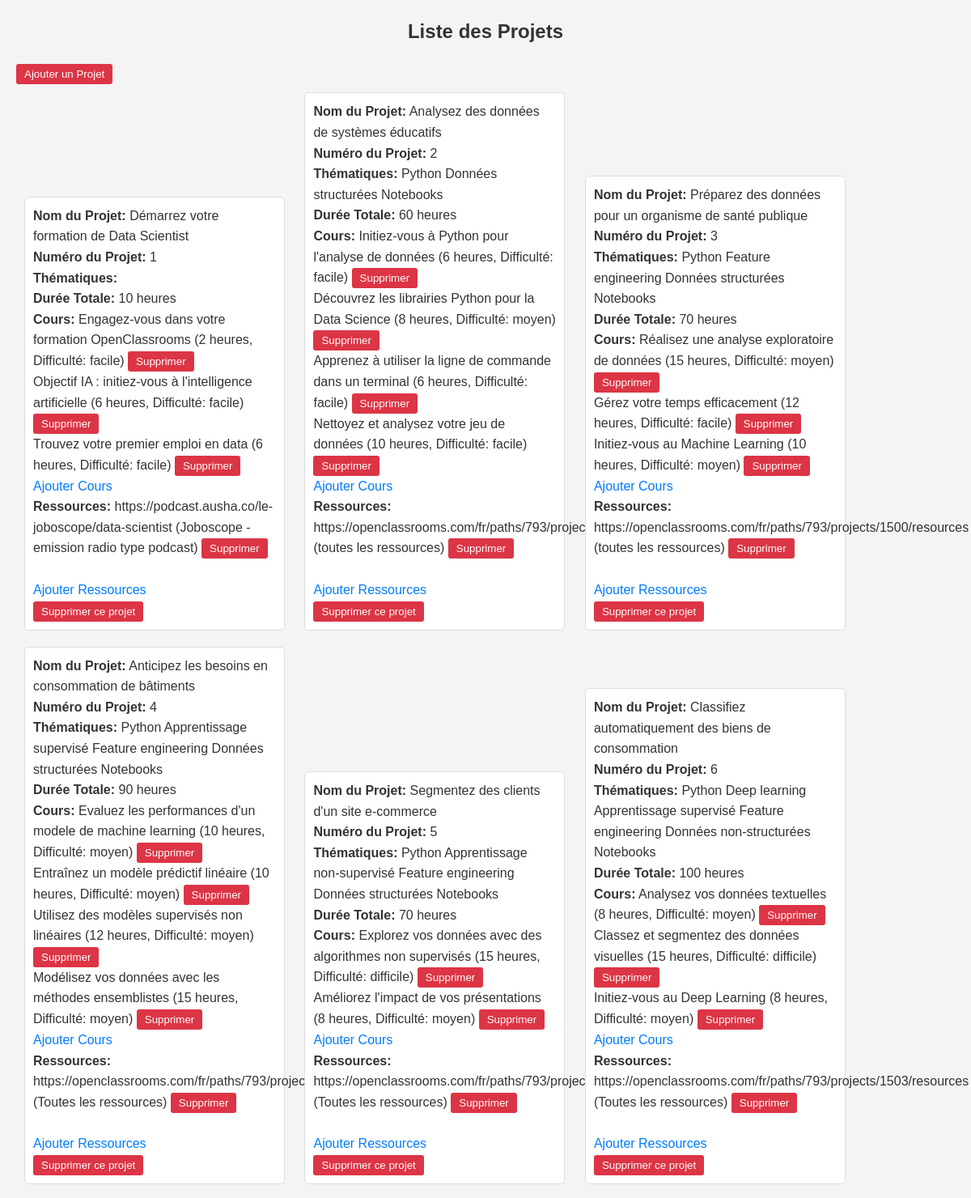
The page / (upper part) on the database its author committed.
### app.py (models this page shows)
class Projet(db.Model):
    id = db.Column(db.Integer, primary_key=True)
    nom_projet = db.Column(db.String(255), nullable=False)
    numero_projet = db.Column(db.String(50), nullable=False)
    thematiques = db.relationship('Thematique', secondary='projet_thematique', back_populates='projets')
    cours = db.relationship('Cours', backref='projet', lazy=True)
    ressources = db.relationship('Ressource', backref='projet', lazy=True)
    duree_totale = db.Column(db.Integer, default=0)  # Champ pour la durée totale du projet

class Cours(db.Model):
    id = db.Column(db.Integer, primary_key=True)
    nom_cours = db.Column(db.String(255), nullable=False)
    lien_cours = db.Column(db.String(255), nullable=False)
    duree_cours = db.Column(db.Integer, nullable=False)
    difficulte_cours = db.Column(db.String(20), nullable=False)
    projet_id = db.Column(db.Integer, db.ForeignKey('projet.id'), nullable=False)

class Ressource(db.Model):
    id = db.Column(db.Integer, primary_key=True)
    lien_ressource = db.Column(db.String(255), nullable=False)
    commentaire_ressource = db.Column(db.Text)
    projet_id = db.Column(db.Integer, db.ForeignKey('projet.id'), nullable=False)

class Thematique(db.Model):
    id = db.Column(db.Integer, primary_key=True)
    nom_thematique = db.Column(db.String(50), nullable=False, unique=True)
    projets = db.relationship('Projet', secondary='projet_thematique', back_populates='thematiques')

### app.py (the view)
@app.route('/')
def index():
    projets = Projet.query.all()
    return render_template('index.html', projets=projets)

### templates/index.html (shortened to what this page needs)
<!DOCTYPE html>
<html lang="en">
<head>
    <link rel="stylesheet" href="{{ url_for('static', filename='css/styles.css') }}">
</head>
<body>
    <h1>Liste des Projets</h1>
    <a href="{{ url_for('ajouter_projet') }}">
        <button type="button">Ajouter un Projet</button>
    </a>
    <ul>
        {% for projet in projets %}
            <li>
                <strong>Nom du Projet:</strong> {{ projet.nom_projet }}<br>
                <strong>Numéro du Projet:</strong> {{ projet.numero_projet }}<br>
                <strong>Thématiques:</strong>
                {% for thematique in projet.thematiques %}
                    {{ thematique.nom_thematique }}
                {% endfor %}
                <br>
                <strong>Durée Totale:</strong> {{ projet.duree_totale }} heures<br>
                <strong>Cours:</strong>
                {% for cours in projet.cours %}
                    {{ cours.nom_cours }} ({{ cours.duree_cours }} heures, Difficulté: {{ cours.difficulte_cours }})
                    <form method="post" action="{{ url_for('supprimer_cours', cours_id=cours.id) }}" style="display: inline;">
                        <button type="submit">Supprimer</button>
                    </form><br>
                {% endfor %}
                <a href="{{ url_for('ajouter_cours', projet_id=projet.id) }}">Ajouter Cours</a>
                <br>
                <strong>Ressources:</strong>
                {% for ressource in projet.ressources %}
                    {{ ressource.lien_ressource }} ({{ ressource.commentaire_ressource }})
                    <form method="post" action="{{ url_for('supprimer_ressource', ressource_id=ressource.id) }}" style="display: inline;">
                        <button type="submit">Supprimer</button>
                    </form><br>
                {% endfor %}
                <br>
                <a href="{{ url_for('ajouter_ressource', projet_id=projet.id) }}">Ajouter Ressources</a>
                <br>
                <form method="post" action="{{ url_for('supprimer_projet', projet_id=projet.id) }}" style="display: inline;">
                    <button type="submit" style="background-color: #dc3545; color: #fff;">Supprimer ce projet</button>
                </form>
            </li>
        {% endfor %}
    </ul>
</body>
</html>

### static/css/styles.css (style rules this page uses)
body, h1, ul, li, button { margin: 0; padding: 0; }
body { font-family: 'Arial', sans-serif; line-height: 1.6; background-color: #f4f4f4; color: #333; padding: 20px; }
h1 { font-size: 24px; margin-bottom: 20px; }
ul { list-style: none; }
li { background-color: #fff; border: 1px solid #ddd; margin-bottom: 15px; padding: 15px; border-radius: 5px; }
button { background-color: #007bff; color: #fff; border: none; padding: 10px 15px; cursor: pointer; border-radius: 5px; }
a { color: #007bff; text-decoration: none; margin-right: 10px; }
ul { list-style: none; padding: 0; }
li { border: 1px solid #ddd; margin: 10px; padding: 10px; width: 300px; display: inline-block; }
button { background-color: #dc3545; color: #fff; border: none; padding: 5px 10px; border-radius: 3px; cursor: pointer; }
h1 { text-align: center; }

### rows shown on the page
Projet: nom_projet "Démarrez votre formation de Data Scientist", numero_projet "1", duree_totale "10"
Cours: nom_cours "Engagez-vous dans votre formation OpenClassrooms", duree_cours "2", difficulte_cours "facile"
Cours: nom_cours "Objectif IA : initiez-vous à l'intelligence artificielle", duree_cours "6", difficulte_cours "facile"
Cours: nom_cours "Trouvez votre premier emploi en data", duree_cours "6", difficulte_cours "facile"
Ressource: lien_ressource "https://podcast.ausha.co/le-joboscope/data-scientist", commentaire_ressource "Joboscope - emission radio type podcast"
Projet: nom_projet "Analysez des données de systèmes éducatifs", numero_projet "2", duree_totale "60"
Thematique: nom_thematique "Python"
Thematique: nom_thematique "Données structurées"
Thematique: nom_thematique "Notebooks"
Cours: nom_cours "Initiez-vous à Python pour l'analyse de données", duree_cours "6", difficulte_cours "facile"
Cours: nom_cours "Découvrez les librairies Python pour la Data Science", duree_cours "8", difficulte_cours "moyen"
Cours: nom_cours "Apprenez à utiliser la ligne de commande dans un terminal", duree_cours "6", difficulte_cours "facile"
Cours: nom_cours "Nettoyez et analysez votre jeu de données", duree_cours "10", difficulte_cours "facile"
Ressource: lien_ressource "https://openclassrooms.com/fr/paths/793/projects/1499/resources", commentaire_ressource "toutes les ressources"
Projet: nom_projet "Préparez des données pour un organisme de santé publique", numero_projet "3", duree_totale "70"
Thematique: nom_thematique "Feature engineering"
Cours: nom_cours "Réalisez une analyse exploratoire de données", duree_cours "15", difficulte_cours "moyen"
Cours: nom_cours "Gérez votre temps efficacement", duree_cours "12", difficulte_cours "facile"
Cours: nom_cours "Initiez-vous au Machine Learning", duree_cours "10", difficulte_cours "moyen"
Ressource: lien_ressource "https://openclassrooms.com/fr/paths/793/projects/1500/resources", commentaire_ressource "toutes les ressources"
Projet: nom_projet "Anticipez les besoins en consommation de bâtiments", numero_projet "4", duree_totale "90"
Thematique: nom_thematique "Apprentissage supervisé"
Cours: nom_cours "Evaluez les performances d'un modele de machine learning", duree_cours "10", difficulte_cours "moyen"
Cours: nom_cours "Entraînez un modèle prédictif linéaire", duree_cours "10", difficulte_cours "moyen"
Cours: nom_cours "Utilisez des modèles supervisés non linéaires", duree_cours "12", difficulte_cours "moyen"
Cours: nom_cours "Modélisez vos données avec les méthodes ensemblistes", duree_cours "15", difficulte_cours "moyen"
Ressource: lien_ressource "https://openclassrooms.com/fr/paths/793/projects/1501/resources", commentaire_ressource "Toutes les ressources"
Projet: nom_projet "Segmentez des clients d'un site e-commerce", numero_projet "5", duree_totale "70"
Thematique: nom_thematique "Apprentissage non-supervisé"
Cours: nom_cours "Explorez vos données avec des algorithmes non supervisés", duree_cours "15", difficulte_cours "difficile"
Cours: nom_cours "Améliorez l'impact de vos présentations", duree_cours "8", difficulte_cours "moyen"
Ressource: lien_ressource "https://openclassrooms.com/fr/paths/793/projects/1502/resources", commentaire_ressource "Toutes les ressources"
Projet: nom_projet "Classifiez automatiquement des biens de consommation", numero_projet "6", duree_totale "100"
Thematique: nom_thematique "Deep learning"
Thematique: nom_thematique "Données non-structurées"
Cours: nom_cours "Analysez vos données textuelles", duree_cours "8", difficulte_cours "moyen"
Cours: nom_cours "Classez et segmentez des données visuelles", duree_cours "15", difficulte_cours "difficile"
Cours: nom_cours "Initiez-vous au Deep Learning", duree_cours "8", difficulte_cours "moyen"
Ressource: lien_ressource "https://openclassrooms.com/fr/paths/793/projects/1503/resources", commentaire_ressource "Toutes les ressources"
